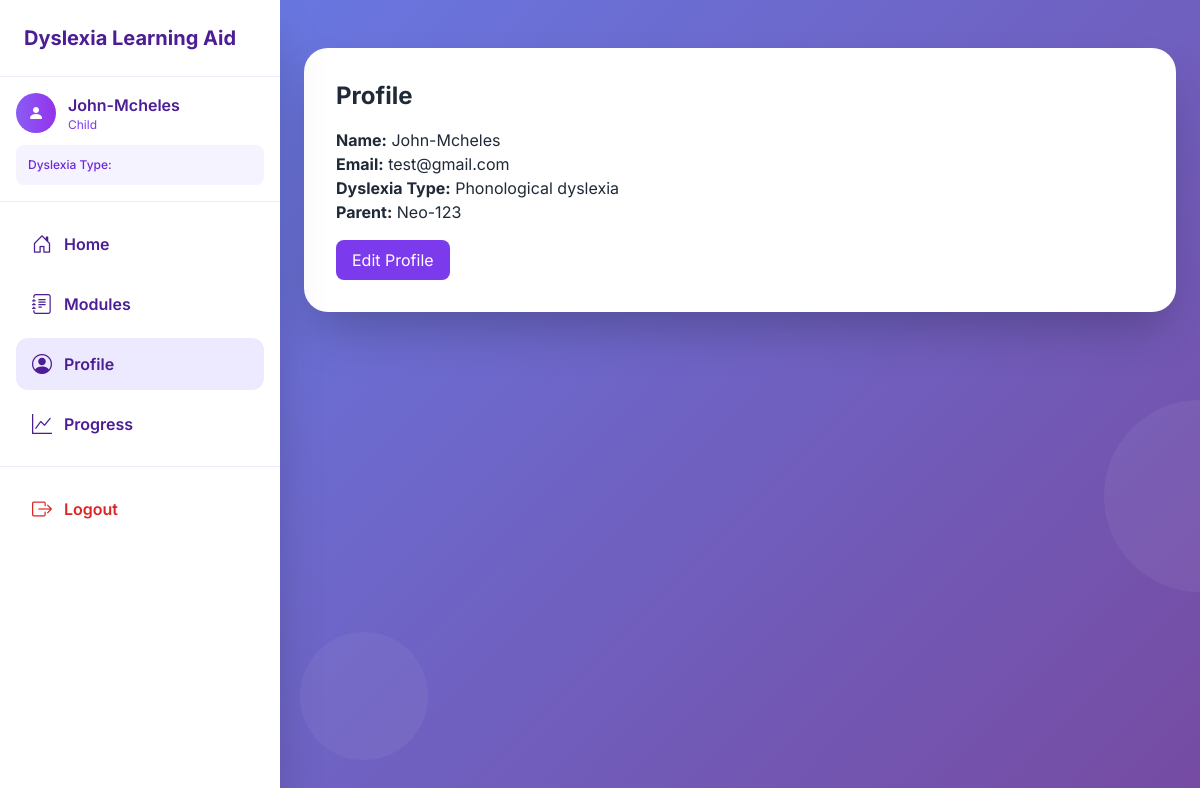
/dashboard/child/30/profile/ (signed in), run on the app's committed database.
### accounts/models.py (models this page shows, shortened)
class ChildProfile(models.Model):
    child = models.OneToOneField(
        settings.AUTH_USER_MODEL,
        on_delete=models.CASCADE,
        related_name="profile"
    )
    parent = models.ForeignKey(
        settings.AUTH_USER_MODEL,
        on_delete=models.CASCADE,
        related_name="children_profiles",
        null=True, blank=True  # ✅ Independent users don’t need a parent
    )
    dyslexia_type = models.CharField(
        max_length=50,
        choices=DYSLEXIA_CHOICES,
        null=True, blank=True   # ✅ allow empty until chosen
    )

class CustomUser(AbstractUser):
    ROLE_CHOICES = (
        ("PARENT", "Parent"),
        ("CHILD", "Child"),
        ("INDEPENDENT", "Independent"),
    )
    role = models.CharField(max_length=20, choices=ROLE_CHOICES, default="CHILD")

### accounts/views.py (the view)
# urls.py: path("dashboard/child/<int:child_id>/profile/", views.child_profile, name="child_profile"),
@login_required
def child_profile(request, child_id):
    child_profile = get_object_or_404(ChildProfile, child_id=child_id)
    return render(request, "accounts/child_profile.html", {
        "child_profile": child_profile
    })

### templates/accounts/child_profile.html
{% extends "accounts/base_child.html" %}
{% block content %}
  <h2 class="text-2xl font-bold mb-4">Profile</h2>
  <p><b>Name:</b> {{ child_profile.child.username }}</p>
  <p><b>Email:</b> {{ child_profile.child.email }}</p>
  <p><b>Dyslexia Type:</b> {{ child_profile.dyslexia_type }}</p>
  <p><b>Parent:</b> {{ child_profile.parent.username }}</p>
  <div class="mt-4">
    <div class="mt-4">
  <a href="{% url 'edit_child_profile' child_profile.child.id %}">
    <button class="px-4 py-2 bg-violet-600 text-white rounded-lg">Edit Profile</button>
  </a>
</div>
  </div>
{% endblock %}

### templates/accounts/base_child.html (shortened to what this page needs)
<!DOCTYPE html>
<html lang="en">
<head>
  <script src="https://cdn.tailwindcss.com"></script>
  <link rel="stylesheet" href="https://cdn.jsdelivr.net/npm/bootstrap-icons@1.11.0/font/bootstrap-icons.css">
</head>
<body class="min-h-screen gradient-bg text-gray-800 relative overflow-x-hidden">
  <div class="absolute inset-0 overflow-hidden">
    <div class="absolute w-48 h-48 bg-white opacity-5 rounded-full top-1/2 -right-24 animate-pulse" style="animation-delay: 1s;"></div>
    <div class="absolute w-32 h-32 bg-white opacity-5 rounded-full bottom-10 left-1/4 animate-pulse" style="animation-delay: 2s;"></div>
  </div>
  <div class="sidebar bg-white shadow-2xl">
    <div class="p-6 border-b border-violet-100">
      <h1 class="text-xl font-bold text-violet-900">Dyslexia Learning Aid</h1>
    </div>
    <div class="p-4 border-b border-violet-100">
      <div class="flex items-center space-x-3 mb-3">
        <div class="w-10 h-10 bg-gradient-to-r from-violet-500 to-purple-600 rounded-full flex items-center justify-center text-white font-bold">
          <i class="bi bi-person-fill"></i>
        </div>
        <div>
          <p class="font-semibold text-violet-900">{{ child_profile.child.username }}</p>
          <p class="text-xs text-violet-600">{{ child_profile.child.get_role_display }}</p>
        </div>
      </div>
      <div class="bg-violet-50 p-3 rounded-lg">
        <p class="text-xs font-medium text-violet-700">Dyslexia Type:</p>
      </div>
    </div>
    <nav class="p-4 space-y-2 flex-1">
      <a href="{% url 'child_home' child_profile.child.id %}"
         class="flex items-center space-x-3 px-4 py-3 rounded-xl font-semibold transition
         {% if request.resolver_match.url_name == 'child_home' %}
           bg-violet-100 text-violet-900
         {% else %}
           text-violet-900 hover:bg-violet-50
         {% endif %}">
        <i class="bi bi-house-door text-xl"></i>
        <span>Home</span>
      </a>
      <a href="{% url 'child_modules' child_profile.child.id %}"
         class="flex items-center space-x-3 px-4 py-3 rounded-xl font-semibold transition
         {% if request.resolver_match.url_name == 'child_modules' %}
           bg-violet-100 text-violet-900
         {% else %}
           text-violet-900 hover:bg-violet-50
         {% endif %}">
        <i class="bi bi-journal-text text-xl"></i>
        <span>Modules</span>
      </a>
      <a href="{% url 'child_profile' child_profile.child.id %}"
         class="flex items-center space-x-3 px-4 py-3 rounded-xl font-semibold transition
         {% if request.resolver_match.url_name == 'child_profile' %}
           bg-violet-100 text-violet-900
         {% else %}
           text-violet-900 hover:bg-violet-50
         {% endif %}">
        <i class="bi bi-person-circle text-xl"></i>
        <span>Profile</span>
      </a>
      <a href="{% url 'child_progress' child_profile.child.id %}"
         class="flex items-center space-x-3 px-4 py-3 rounded-xl font-semibold transition
         {% if request.resolver_match.url_name == 'child_progress' %}
           bg-violet-100 text-violet-900
         {% else %}
           text-violet-900 hover:bg-violet-50
         {% endif %}">
        <i class="bi bi-graph-up text-xl"></i>
        <span>Progress</span>
      </a>
    </nav>
    <div class="p-4 border-t border-violet-100 mt-auto">
      <a href="{% url 'logout' %}"
         class="flex items-center space-x-3 px-4 py-3 rounded-xl text-red-600 font-semibold hover:bg-red-50 transition">
        <i class="bi bi-box-arrow-right text-xl"></i>
        <span>Logout</span>
      </a>
    </div>
  </div>
  <div class="content-area">
    <div class="p-4 lg:p-6">
      <div class="max-w-6xl mx-auto">
        <div class="bg-white shadow-2xl rounded-3xl p-4 sm:p-6 lg:p-8 mt-4 lg:mt-6 animate-fadeIn" style="animation-delay: 0.2s;">
          {% block content %}{% endblock %}
        </div>
      </div>
    </div>
  </div>
</body>
</html>

### templates/accounts/base_child.html (style rules this page uses)
body { font-family: 'Inter', sans-serif; }
.gradient-bg { background: linear-gradient(135deg, #667eea 0%, #764ba2 100%); }
.animate-fadeIn { animation: fadeIn 0.8s ease-in-out; }
html { scroll-behavior: smooth; }
.sidebar { transition: transform 0.3s ease; width: 280px; height: 100vh; position: fixed; left: 0; top: 0; z-index: 30; overflow-y: auto; }
.content-area { margin-left: 280px; min-height: 100vh; }

### data on the page
ChildProfile: child.username "John-Mcheles", child.role "Child", child.email "test@gmail.com", dyslexia_type "Phonological dyslexia", parent.username "Neo-123"
